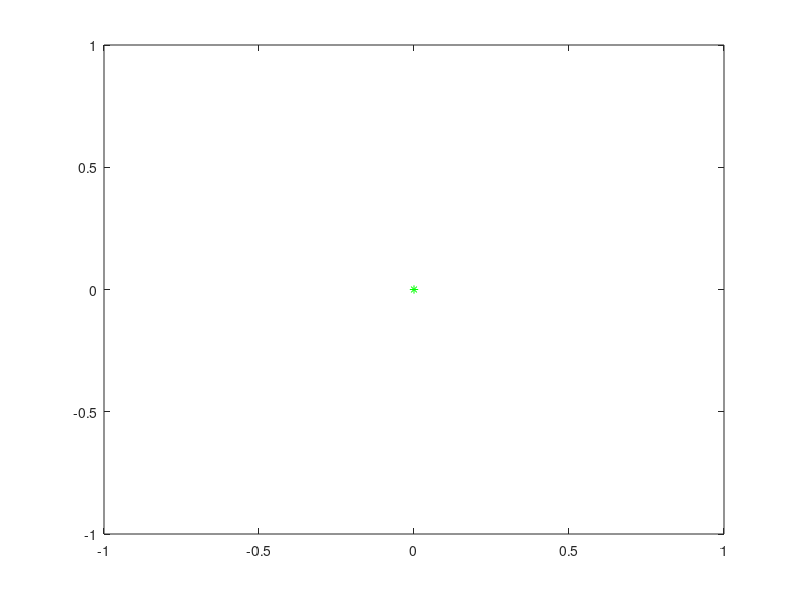

Here is the MATLAB script that generated this plot: (Note: this script raises an error after producing the figure.)
G = 6.67384E-11;
M = 5.972E24;
m = [450E3 M];
p0 = [412E3+6.371E6 0
     0 0];
v0 = [0 7706.6
     0 0]';

dt = 200;
tmax = 7E3;

plot(0,0,'g*')
hold on;

colors = ['c'];
previousTs = zeros(5,2);
for n = 1:10
	tic();
	[px,py,vx,vy,t] = orbit_Nbody(G,m, p0,v0, dt,tmax);
	p=[px py];
	v=[vx vy];

	plot(px(:,1),py(:,1),1+mod(n,6))
	%size(t)
	toc()
	dt
	T = orbit_time(px(:,1),py(:,1),t)

	previousTs(n,:) = [dt T];
	dt /= 2;
	fflush(stdout);
end
print(gcf, '-dpng', 'uppg3_iss.png')

hold off;
semilogx(previousTs(:,1),previousTs(:,2),'-+');
set(gca (), "xdir", "reverse")
ylabel('Orbital Time (S)')
xlabel('dt (S)')
print(gcf, '-dpng', 'uppg3_iss_time.png')

